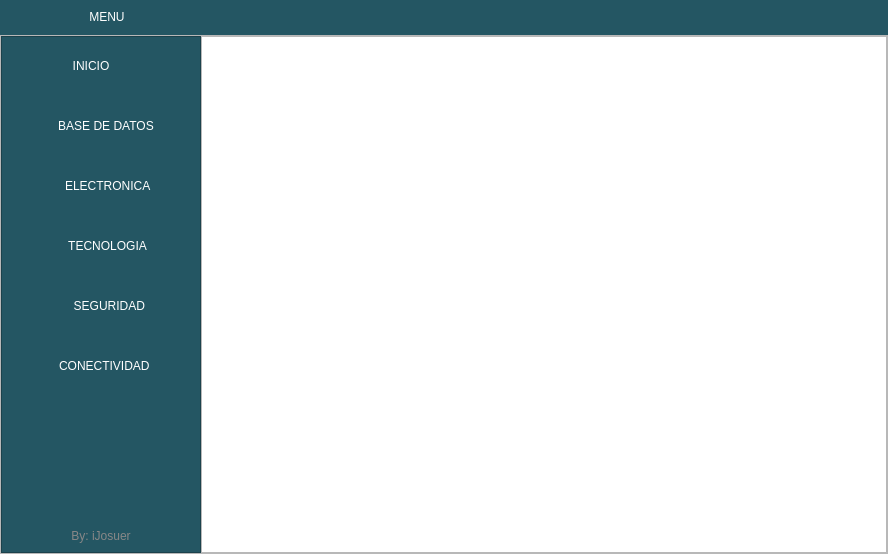
<?xml version="1.0" encoding="UTF-8"?>
<ui version="4.0">
 <class>MainWindow</class>
 <widget class="QMainWindow" name="MainWindow">
  <property name="geometry">
   <rect>
    <x>0</x>
    <y>0</y>
    <width>888</width>
    <height>554</height>
   </rect>
  </property>
  <property name="minimumSize">
   <size>
    <width>400</width>
    <height>0</height>
   </size>
  </property>
  <property name="windowTitle">
   <string>MainWindow</string>
  </property>
  <property name="styleSheet">
   <string notr="true"/>
  </property>
  <widget class="QWidget" name="centralwidget">
   <layout class="QVBoxLayout" name="verticalLayout">
    <property name="spacing">
     <number>0</number>
    </property>
    <property name="leftMargin">
     <number>0</number>
    </property>
    <property name="topMargin">
     <number>0</number>
    </property>
    <property name="rightMargin">
     <number>0</number>
    </property>
    <property name="bottomMargin">
     <number>0</number>
    </property>
    <item>
     <widget class="QFrame" name="frame_superior">
      <property name="minimumSize">
       <size>
        <width>0</width>
        <height>35</height>
       </size>
      </property>
      <property name="maximumSize">
       <size>
        <width>16777215</width>
        <height>50</height>
       </size>
      </property>
      <property name="styleSheet">
       <string notr="true">
QFrame{
border-top-left-radius: 20px;
border-bottom-left-radius: 20px;
background-color: #245663 ;

}
</string>
      </property>
      <property name="frameShape">
       <enum>QFrame::StyledPanel</enum>
      </property>
      <property name="frameShadow">
       <enum>QFrame::Raised</enum>
      </property>
      <layout class="QHBoxLayout" name="horizontalLayout_8">
       <property name="spacing">
        <number>0</number>
       </property>
       <property name="leftMargin">
        <number>2</number>
       </property>
       <property name="topMargin">
        <number>0</number>
       </property>
       <property name="rightMargin">
        <number>2</number>
       </property>
       <property name="bottomMargin">
        <number>0</number>
       </property>
       <item alignment="Qt::AlignLeft">
        <widget class="QPushButton" name="bt_menu">
         <property name="minimumSize">
          <size>
           <width>200</width>
           <height>0</height>
          </size>
         </property>
         <property name="maximumSize">
          <size>
           <width>200</width>
           <height>16777215</height>
          </size>
         </property>
         <property name="styleSheet">
          <string notr="true">QPushButton{
	color: rgb(255, 255, 255);
background-color: #245663 ;
font: 87 12pt &quot;Arial Black&quot;;
border-radius:0px;
}

QPushButton:hover{
background-color: white;
font: 87 12pt &quot;Arial Black&quot;;

}
</string>
         </property>
         <property name="text">
          <string>    MENU </string>
         </property>
         <property name="icon">
          <iconset>
           <normaloff>images/menu.png</normaloff>images/menu.png</iconset>
         </property>
         <property name="iconSize">
          <size>
           <width>32</width>
           <height>32</height>
          </size>
         </property>
         <property name="autoDefault">
          <bool>false</bool>
         </property>
         <property name="default">
          <bool>false</bool>
         </property>
         <property name="flat">
          <bool>false</bool>
         </property>
        </widget>
       </item>
       <item>
        <spacer name="horizontalSpacer">
         <property name="orientation">
          <enum>Qt::Horizontal</enum>
         </property>
         <property name="sizeHint" stdset="0">
          <size>
           <width>265</width>
           <height>20</height>
          </size>
         </property>
        </spacer>
       </item>
       <item alignment="Qt::AlignRight">
        <widget class="QPushButton" name="bt_minimizar">
         <property name="minimumSize">
          <size>
           <width>35</width>
           <height>35</height>
          </size>
         </property>
         <property name="styleSheet">
          <string notr="true">QPushButton{
border:0px;
}

QPushButton:hover{
border:5px solid #aa00ff;
background-color:#ffff00;

}
</string>
         </property>
         <property name="text">
          <string/>
         </property>
         <property name="icon">
          <iconset>
           <normaloff>images/minimizar.png</normaloff>images/minimizar.png</iconset>
         </property>
         <property name="iconSize">
          <size>
           <width>32</width>
           <height>32</height>
          </size>
         </property>
         <property name="flat">
          <bool>false</bool>
         </property>
        </widget>
       </item>
       <item alignment="Qt::AlignRight">
        <widget class="QPushButton" name="bt_restaurar">
         <property name="maximumSize">
          <size>
           <width>35</width>
           <height>35</height>
          </size>
         </property>
         <property name="styleSheet">
          <string notr="true">QPushButton{
border:0px;

}

QPushButton:hover{
border:5px solid #aa00ff;
background-color:#55ff00;

}
</string>
         </property>
         <property name="text">
          <string/>
         </property>
         <property name="icon">
          <iconset>
           <normaloff>images/restaurar.png</normaloff>images/restaurar.png</iconset>
         </property>
         <property name="iconSize">
          <size>
           <width>30</width>
           <height>30</height>
          </size>
         </property>
        </widget>
       </item>
       <item alignment="Qt::AlignRight">
        <widget class="QPushButton" name="bt_maximizar">
         <property name="maximumSize">
          <size>
           <width>35</width>
           <height>35</height>
          </size>
         </property>
         <property name="styleSheet">
          <string notr="true">QPushButton{
border:0px;

}

QPushButton:hover{
border:5px solid #aa00ff;
background-color:#55ff00;

}
</string>
         </property>
         <property name="text">
          <string/>
         </property>
         <property name="icon">
          <iconset>
           <normaloff>images/maximizar.png</normaloff>images/maximizar.png</iconset>
         </property>
         <property name="iconSize">
          <size>
           <width>32</width>
           <height>32</height>
          </size>
         </property>
        </widget>
       </item>
       <item alignment="Qt::AlignRight">
        <widget class="QPushButton" name="bt_cerrar">
         <property name="maximumSize">
          <size>
           <width>35</width>
           <height>16777215</height>
          </size>
         </property>
         <property name="styleSheet">
          <string notr="true">QPushButton{
border:0px;

}

QPushButton:hover{
border:5px solid #aa00ff;
background-color:red;

}
</string>
         </property>
         <property name="text">
          <string/>
         </property>
         <property name="icon">
          <iconset>
           <normaloff>images/cerrar.png</normaloff>images/cerrar.png</iconset>
         </property>
         <property name="iconSize">
          <size>
           <width>32</width>
           <height>32</height>
          </size>
         </property>
        </widget>
       </item>
      </layout>
     </widget>
    </item>
    <item>
     <widget class="QFrame" name="frame_inferior">
      <property name="styleSheet">
       <string notr="true"/>
      </property>
      <property name="frameShape">
       <enum>QFrame::StyledPanel</enum>
      </property>
      <property name="frameShadow">
       <enum>QFrame::Raised</enum>
      </property>
      <layout class="QHBoxLayout" name="horizontalLayout">
       <property name="spacing">
        <number>0</number>
       </property>
       <property name="leftMargin">
        <number>0</number>
       </property>
       <property name="topMargin">
        <number>0</number>
       </property>
       <property name="rightMargin">
        <number>0</number>
       </property>
       <property name="bottomMargin">
        <number>0</number>
       </property>
       <item alignment="Qt::AlignLeft">
        <widget class="QFrame" name="frame_lateral">
         <property name="minimumSize">
          <size>
           <width>200</width>
           <height>0</height>
          </size>
         </property>
         <property name="maximumSize">
          <size>
           <width>0</width>
           <height>16777215</height>
          </size>
         </property>
         <property name="layoutDirection">
          <enum>Qt::LeftToRight</enum>
         </property>
         <property name="autoFillBackground">
          <bool>false</bool>
         </property>
         <property name="styleSheet">
          <string notr="true">
QFrame{
background-color: #245663 ;
}



QPushButton{
background-color:  #245663 ;
border-top-left-radius: 20px;
border-bottom-left-radius: 20px;

font: 75 12pt &quot;Arial Narrow&quot;;
	
}

QPushButton:hover{
background-color: white;
border-top-left-radius: 20px;
border-bottom-left-radius: 20px;

font: 75 12pt &quot;Arial Narrow&quot;;
	color: rgb(255, 255, 255);
}</string>
         </property>
         <property name="frameShape">
          <enum>QFrame::StyledPanel</enum>
         </property>
         <property name="frameShadow">
          <enum>QFrame::Plain</enum>
         </property>
         <layout class="QVBoxLayout" name="verticalLayout_2">
          <property name="spacing">
           <number>20</number>
          </property>
          <property name="leftMargin">
           <number>0</number>
          </property>
          <property name="rightMargin">
           <number>0</number>
          </property>
          <property name="bottomMargin">
           <number>9</number>
          </property>
          <item>
           <widget class="QPushButton" name="bt_inicio">
            <property name="minimumSize">
             <size>
              <width>0</width>
              <height>40</height>
             </size>
            </property>
            <property name="contextMenuPolicy">
             <enum>Qt::DefaultContextMenu</enum>
            </property>
            <property name="layoutDirection">
             <enum>Qt::LeftToRight</enum>
            </property>
            <property name="styleSheet">
             <string notr="true">color: rgb(255, 255, 255);</string>
            </property>
            <property name="text">
             <string>       INICIO             </string>
            </property>
            <property name="icon">
             <iconset>
              <normaloff>images/inteligencia-artificial.png</normaloff>images/inteligencia-artificial.png</iconset>
            </property>
            <property name="iconSize">
             <size>
              <width>32</width>
              <height>32</height>
             </size>
            </property>
           </widget>
          </item>
          <item>
           <widget class="QPushButton" name="bt_uno">
            <property name="minimumSize">
             <size>
              <width>0</width>
              <height>40</height>
             </size>
            </property>
            <property name="toolTipDuration">
             <number>0</number>
            </property>
            <property name="styleSheet">
             <string notr="true">color: rgb(255, 255, 255);</string>
            </property>
            <property name="text">
             <string>   BASE DE DATOS</string>
            </property>
            <property name="icon">
             <iconset>
              <normaloff>images/base-de-datos.png</normaloff>images/base-de-datos.png</iconset>
            </property>
            <property name="iconSize">
             <size>
              <width>32</width>
              <height>32</height>
             </size>
            </property>
           </widget>
          </item>
          <item>
           <widget class="QPushButton" name="bt_dos">
            <property name="minimumSize">
             <size>
              <width>0</width>
              <height>40</height>
             </size>
            </property>
            <property name="styleSheet">
             <string notr="true">color: rgb(255, 255, 255);</string>
            </property>
            <property name="text">
             <string>    ELECTRONICA</string>
            </property>
            <property name="icon">
             <iconset>
              <normaloff>images/chip.png</normaloff>images/chip.png</iconset>
            </property>
            <property name="iconSize">
             <size>
              <width>32</width>
              <height>32</height>
             </size>
            </property>
           </widget>
          </item>
          <item>
           <widget class="QPushButton" name="bt_tres">
            <property name="minimumSize">
             <size>
              <width>0</width>
              <height>40</height>
             </size>
            </property>
            <property name="styleSheet">
             <string notr="true">color: rgb(255, 255, 255);</string>
            </property>
            <property name="text">
             <string>    TECNOLOGIA</string>
            </property>
            <property name="icon">
             <iconset>
              <normaloff>images/moto.png</normaloff>images/moto.png</iconset>
            </property>
            <property name="iconSize">
             <size>
              <width>32</width>
              <height>32</height>
             </size>
            </property>
           </widget>
          </item>
          <item>
           <widget class="QPushButton" name="bt_cuatro">
            <property name="minimumSize">
             <size>
              <width>0</width>
              <height>40</height>
             </size>
            </property>
            <property name="styleSheet">
             <string notr="true">color: rgb(255, 255, 255);</string>
            </property>
            <property name="text">
             <string>     SEGURIDAD</string>
            </property>
            <property name="icon">
             <iconset>
              <normaloff>images/encriptado.png</normaloff>images/encriptado.png</iconset>
            </property>
            <property name="iconSize">
             <size>
              <width>32</width>
              <height>32</height>
             </size>
            </property>
           </widget>
          </item>
          <item>
           <widget class="QPushButton" name="bt_cinco">
            <property name="minimumSize">
             <size>
              <width>0</width>
              <height>40</height>
             </size>
            </property>
            <property name="styleSheet">
             <string notr="true">color: rgb(255, 255, 255);</string>
            </property>
            <property name="text">
             <string>  CONECTIVIDAD</string>
            </property>
            <property name="icon">
             <iconset>
              <normaloff>images/videojuego.png</normaloff>images/videojuego.png</iconset>
            </property>
            <property name="iconSize">
             <size>
              <width>32</width>
              <height>32</height>
             </size>
            </property>
           </widget>
          </item>
          <item>
           <spacer name="verticalSpacer">
            <property name="orientation">
             <enum>Qt::Vertical</enum>
            </property>
            <property name="sizeHint" stdset="0">
             <size>
              <width>20</width>
              <height>40</height>
             </size>
            </property>
           </spacer>
          </item>
          <item>
           <widget class="QLabel" name="label_2">
            <property name="styleSheet">
             <string notr="true">color: rgb(135, 135, 135);
font: 16pt &quot;Pristina&quot;;</string>
            </property>
            <property name="text">
             <string>By: iJosuer</string>
            </property>
            <property name="alignment">
             <set>Qt::AlignCenter</set>
            </property>
           </widget>
          </item>
         </layout>
        </widget>
       </item>
       <item>
        <widget class="QFrame" name="frame_contenedor">
         <property name="styleSheet">
          <string notr="true"/>
         </property>
         <property name="frameShape">
          <enum>QFrame::StyledPanel</enum>
         </property>
         <property name="frameShadow">
          <enum>QFrame::Raised</enum>
         </property>
         <property name="lineWidth">
          <number>1</number>
         </property>
         <layout class="QVBoxLayout" name="verticalLayout_3" stretch="0">
          <property name="spacing">
           <number>0</number>
          </property>
          <property name="leftMargin">
           <number>0</number>
          </property>
          <property name="topMargin">
           <number>0</number>
          </property>
          <property name="rightMargin">
           <number>0</number>
          </property>
          <property name="bottomMargin">
           <number>0</number>
          </property>
          <item>
           <widget class="QStackedWidget" name="stackedWidget">
            <property name="minimumSize">
             <size>
              <width>0</width>
              <height>0</height>
             </size>
            </property>
            <property name="styleSheet">
             <string notr="true">background-color: rgb(255, 255, 255);</string>
            </property>
            <property name="frameShape">
             <enum>QFrame::NoFrame</enum>
            </property>
            <property name="frameShadow">
             <enum>QFrame::Plain</enum>
            </property>
            <property name="lineWidth">
             <number>0</number>
            </property>
            <property name="currentIndex">
             <number>0</number>
            </property>
            <widget class="QWidget" name="page">
             <layout class="QVBoxLayout" name="verticalLayout_9">
              <item>
               <widget class="QLabel" name="label">
                <property name="text">
                 <string/>
                </property>
                <property name="pixmap">
                 <pixmap>images/imagen_dos.png</pixmap>
                </property>
                <property name="scaledContents">
                 <bool>false</bool>
                </property>
                <property name="alignment">
                 <set>Qt::AlignCenter</set>
                </property>
                <property name="indent">
                 <number>0</number>
                </property>
               </widget>
              </item>
             </layout>
            </widget>
            <widget class="QWidget" name="page_uno">
             <property name="styleSheet">
              <string notr="true">background-color: rgb(255, 255, 255);</string>
             </property>
             <layout class="QVBoxLayout" name="verticalLayout_4">
              <item>
               <widget class="QPushButton" name="pushButton_5">
                <property name="styleSheet">
                 <string notr="true">background-color: rgb(85, 170, 255);
font: 87 36pt &quot;Arial Black&quot;;</string>
                </property>
                <property name="text">
                 <string>1</string>
                </property>
               </widget>
              </item>
             </layout>
            </widget>
            <widget class="QWidget" name="page_dos">
             <property name="styleSheet">
              <string notr="true">background-color: rgb(255, 255, 255);</string>
             </property>
             <layout class="QVBoxLayout" name="verticalLayout_5">
              <item>
               <widget class="QPushButton" name="pushButton_4">
                <property name="styleSheet">
                 <string notr="true">background-color: rgb(255, 0, 127);
font: 87 36pt &quot;Arial Black&quot;;</string>
                </property>
                <property name="text">
                 <string>2</string>
                </property>
               </widget>
              </item>
             </layout>
            </widget>
            <widget class="QWidget" name="page_tres">
             <layout class="QVBoxLayout" name="verticalLayout_6">
              <item>
               <widget class="QPushButton" name="pushButton_3">
                <property name="styleSheet">
                 <string notr="true">background-color: rgb(255, 255, 0);
font: 87 36pt &quot;Arial Black&quot;;</string>
                </property>
                <property name="text">
                 <string>3</string>
                </property>
               </widget>
              </item>
             </layout>
            </widget>
            <widget class="QWidget" name="page_cuatro">
             <property name="styleSheet">
              <string notr="true">background-color: rgb(255, 255, 255);</string>
             </property>
             <layout class="QVBoxLayout" name="verticalLayout_7">
              <item>
               <widget class="QPushButton" name="pushButton_2">
                <property name="styleSheet">
                 <string notr="true">background-color: rgb(85, 255, 0);
font: 87 36pt &quot;Arial Black&quot;;</string>
                </property>
                <property name="text">
                 <string>4</string>
                </property>
               </widget>
              </item>
             </layout>
            </widget>
            <widget class="QWidget" name="page_cinco">
             <property name="styleSheet">
              <string notr="true">background-color: rgb(255, 255, 255);</string>
             </property>
             <layout class="QVBoxLayout" name="verticalLayout_8">
              <item>
               <widget class="QPushButton" name="pushButton">
                <property name="styleSheet">
                 <string notr="true">background-color: rgb(0, 170, 255);
font: 87 36pt &quot;Arial Black&quot;;</string>
                </property>
                <property name="text">
                 <string>5</string>
                </property>
               </widget>
              </item>
             </layout>
            </widget>
           </widget>
          </item>
         </layout>
        </widget>
       </item>
      </layout>
     </widget>
    </item>
   </layout>
  </widget>
 </widget>
 <resources/>
 <connections/>
</ui>
